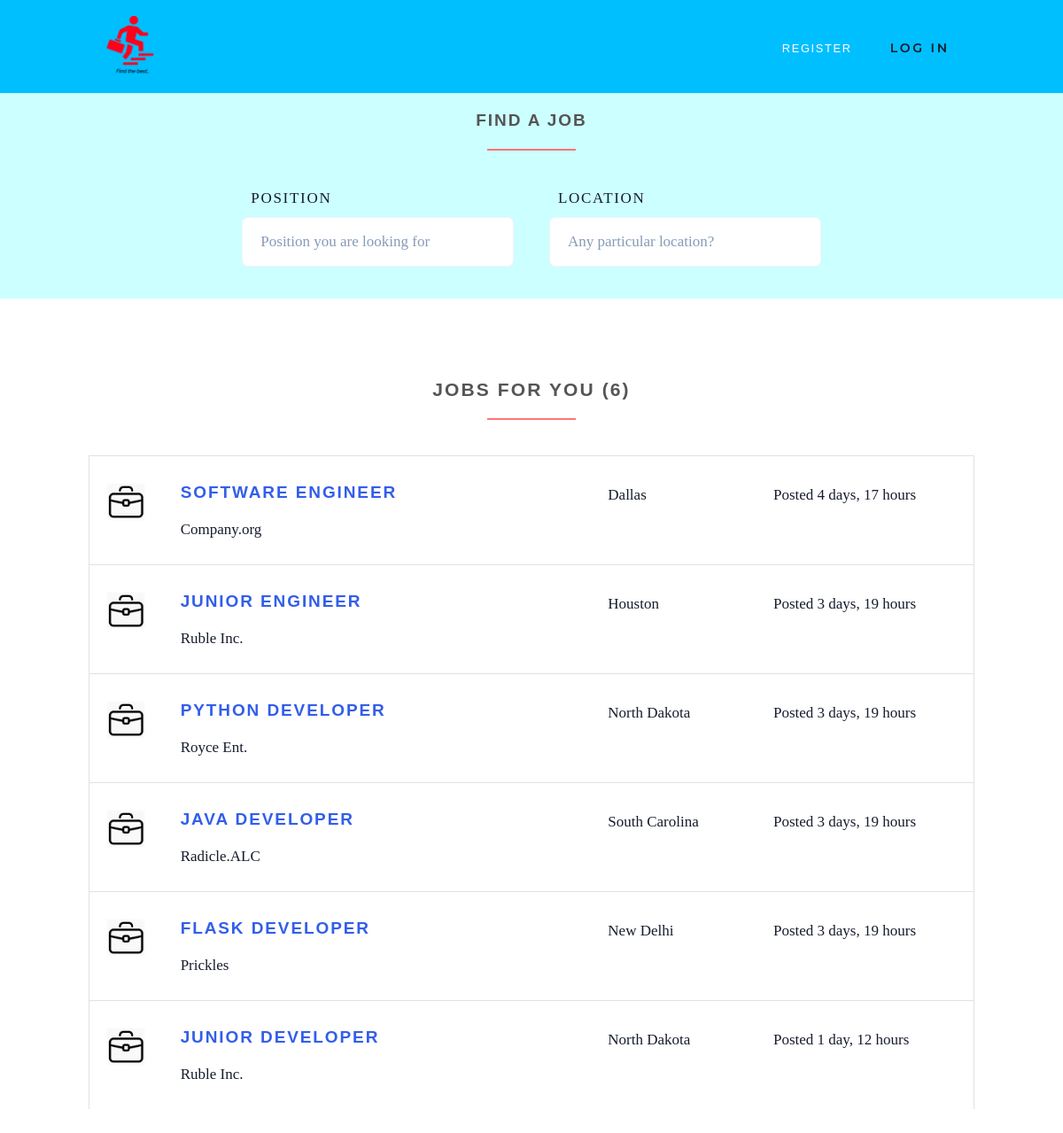
/search-jobs/, run on the app's committed database.
### jobs/models.py (models this page shows, shortened)
class Job(models.Model):
    user = models.ForeignKey(User, on_delete=models.CASCADE)
    job_title = models.CharField(max_length=200)
    job_description = models.TextField()
    job_location = models.CharField(max_length=200)
    type = models.CharField(choices=JOB_TYPE, max_length=20)
    job_category = models.CharField(max_length=100)
    last_date = models.DateTimeField()
    company_name = models.CharField(max_length=100)
    company_description = models.CharField(max_length=300)
    job_website = models.CharField(max_length=200, default="")
    created_at = models.DateTimeField(default=timezone.now)
    filled = models.BooleanField(default=False)
    job_salary = models.IntegerField(default=0, blank=True)

### jobs/views/home.py (the view, shortened to what this page needs)
# urls.py: path('search-jobs/', SearchView.as_view(), name='search-jobs'),
class SearchView(ListView):
    model = Job
    template_name = 'jobs/search.html'
    context_object_name = 'jobs'
    extra_context = {'find_active':'active'}
    def get(self, request):
        context = {'find_active':'active'}
        jobs = self.model.objects.all()[:10]
        list_header = 'Jobs for you'
        context.update({'jobs':jobs, 'list_header':list_header})
        return render(request, 'jobs/search.html', context)

### templates/jobs/search.html (shortened to what this page needs)
{% extends 'base.html' %}
{% load static %}
{% block content %}
    <section class="job-form-section job-form-section--compressed ml-0">
        <div class="container">
            <h4 class="heading">Find a Job</span></h4>
            <form id="job-main-form" method="post" action="#" class="job-main-form">
                <div class="controls">
                    <div class="row align-items-end">
                        <div class="col-sm-1 col-lg-2"></div>
                        <div class="col-sm-5 col-lg-4 form-group">
                            <label for="profession">Position</label>
                            <input type="text" id="position" name="position"
                                   placeholder="Position you are looking for" class="form-control">
                        </div>
                        <div class="col-sm-5 col-lg-4 form-group">
                            <label for="location">Location</label>
                            <input type="text" id="location" name="location" placeholder="Any particular location?"
                                   value="" class="form-control">
                        </div>
                        <div class="col-sm-1 col-lg-2 form-group">
                            <button type="submit" name="name"
                                    class="btn btn-outline-white-primary job-main-form__button">
                                <i class="fa fa-search"></i>
                            </button>
                        </div>
                    </div>
                </div>
            </form>
        </div>
    </section>
    {% if jobs %}
    <section>
        <div class="container">
            <h3 class="heading">{{list_header}} ({{jobs.count}})</h3>
            {% for job in jobs %}
                <div class="job-listing  ">
                    <div class="row">
                        <div class="col-md-12 col-lg-6">
                            <div class="row">
                                <div class="col-2">
                                    <img src="{% static 'img/job.png' %}"
                                         alt="Ipsioou " class="img-fluid">
                                </div>
                                <div class="col-10">
                                    <h4 class="job__title">
                                            <a href="{%url 'jobs:job-details' job.id%}">{{ job.job_title }}</a></h4>
                                    <p class="job__company">
                                        {{ job.company_name }}
                                    </p>
                                </div>
                            </div>
                        </div>
                        <div class="col-10 col-md-3 col-lg-2 ml-auto"><i class="fa fa-map-marker job__location"></i>
                            {{ job.job_location }}
                        </div>
                        <div class="col-10 col-md-3 col-lg-3 ml-auto">
                            <p>Posted {{ job.created_at|timesince }}</p>
                        </div>
                    </div>
                </div>
            {% endfor %}
        </div>
    </section>
    {% endif %}
{% endblock %}

### static/css/style.default.css (style rules this page uses)
html { height:100% }
body { height:100% }
section { position:relative;padding-top:90px;padding-bottom:90px }
button { cursor:pointer }
.heading { text-align:center;margin-bottom:40px }
.heading:after { content:" ";display:block;width:100px;height:2px;margin:20px auto 20px;background:#ff7473 }
a,button { -webkit-transition:all .2s ease-out;transition:all .2s ease-out }
a i.fa,button i.fa { margin:0 5px }
.job-form-section { padding:80px 0;background:#ccffff }
.job-form-section .job-main-form { margin-bottom:40px }
.job-form-section .job-main-form label { text-transform:uppercase;letter-spacing:0.1em;margin-left:10px }
.job-form-section.job-form-section--compressed { padding:20px }
.job-form-section.job-form-section--compressed .job-main-form { margin-bottom:0 }
.job-main-form__button { margin-top:15px;display:block;width:100% }
.job-listing { border:solid 1px #dee2e6;border-bottom:none;padding-top:30px;padding-bottom:10px;padding-left:19px;padding-right:15px;clear:both;-webkit-transition:all .2s ease-out;transition:all .2s ease-out }
.job__title { margin-top:0 }
.job__location { margin-right:5px;color:#868e96 }
.btn { font-weight:700;font-family:"Montserrat",Helvetica,Arial,sans-serif;border:1px solid transparent;text-transform:uppercase;letter-spacing:0.2em;padding:.375rem .75rem;font-size:.875rem;line-height:1.5;border-radius:0;-webkit-transition:background-color 0.15s ease-in-out,border-color 0.15s ease-in-out,-webkit-box-shadow 0.15s ease-in-out;transition:background-color 0.15s ease-in-out,border-color 0.15s ease-in-out,-webkit-box-shadow 0.15s ease-in-out;transition:background-color 0.15s ease-in-out,border-color 0.15s ease-in-out,box-shadow 0.15s ease-in-out;transition:background-color 0.15s ease-in-out,border-color 0.15s ease-in-out,box-shadow 0.15s ease-in-out,-webkit-box-shadow 0.15s ease-in-out }
.btn-outline-white-primary { color:#ff7473;background-color:#fff;background-image:none;border-color:#ff7473 }
body { font-family:"Roboto",Helvetica,Arial,sans-serif;font-size:.875rem;font-weight:400;line-height:1.5;color:#555;background-color:#fff }
a { color:#ff7473;text-decoration:none }
h1,h2,h3,h4,h5,h6,.h1,.h2,.h3,.h4,.box-simple h3,.box-image .name h3,.box-image-text .top .name h3,.box-image-text .top .name h4,.h5,.h6 { margin-bottom:1rem;font-family:"Montserrat",Helvetica,Arial,sans-serif;font-weight:700;line-height:1.2;color:#555;text-transform:uppercase;letter-spacing:0.1em }
h3,.h3 { font-size:1.4875rem }
h4,.h4,.box-simple h3,.box-image .name h3,.box-image-text .top .name h3,.box-image-text .top .name h4 { font-size:1.0675rem }
.form-control { padding:.375rem .75rem;font-size:1rem;line-height:1.5;color:#868e96;background-color:#fff;border:1px solid #ced4da;border-radius:0;-webkit-transition:border-color ease-in-out 0.15s,-webkit-box-shadow ease-in-out 0.15s;transition:border-color ease-in-out 0.15s,-webkit-box-shadow ease-in-out 0.15s;transition:border-color ease-in-out 0.15s,box-shadow ease-in-out 0.15s;transition:border-color ease-in-out 0.15s,box-shadow ease-in-out 0.15s,-webkit-box-shadow ease-in-out 0.15s }
.form-control::placeholder { color:#868e96 }

### static/css/custom.css (style rules this page uses)
h1, h2, h3, h4, h5, h6, .h1, .h2, .h3, .h4, .box-simple h3, .box-image .name h3, .box-image-text .top .name h3, .box-image-text .top .name h4, .h5, .h6 { margin-bottom: 1rem; font-family: "avenir", Helvetica, Arial,sans-serif; font-weight: 700; line-height: 1.2; color: #555; letter-spacing: 0.1em; }
.btn { padding: .375rem .75rem; font-size: .875rem; }

### data on the page
Job: job_title "SOFTWARE ENGINEER", company_name "Company.org", job_location "Dallas", created_at "4 days, 17 hours"
Job: job_title "JUNIOR ENGINEER", company_name "Ruble Inc.", job_location "Houston", created_at "3 days, 19 hours"
Job: job_title "PYTHON DEVELOPER", company_name "Royce Ent.", job_location "North Dakota", created_at "3 days, 19 hours"
Job: job_title "JAVA DEVELOPER", company_name "Radicle.ALC", job_location "South Carolina", created_at "3 days, 19 hours"
Job: job_title "FLASK DEVELOPER", company_name "Prickles", job_location "New Delhi", created_at "3 days, 19 hours"
Job: job_title "JUNIOR DEVELOPER", company_name "Ruble Inc.", job_location "North Dakota", created_at "1 day, 12 hours"

### other printed values
{{ list_header }} "JOBS FOR YOU"
{{ jobs.count }} "6"
